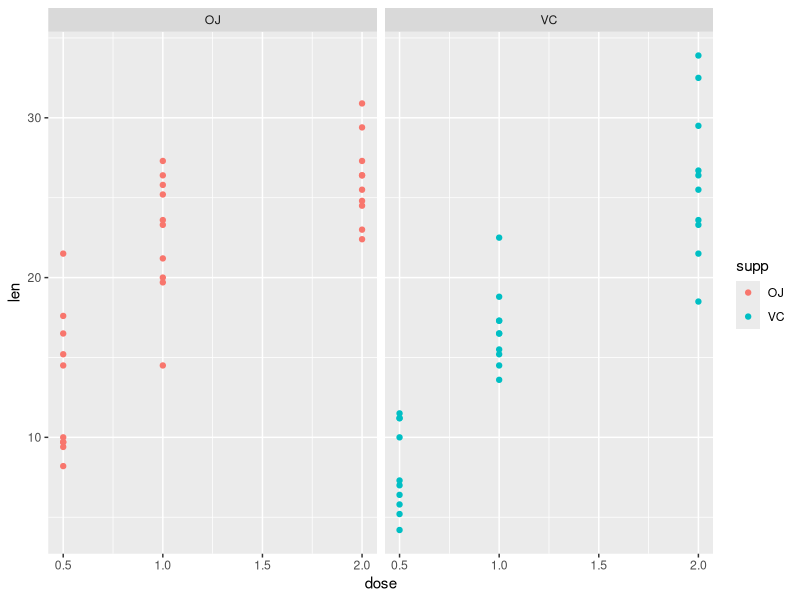

The R script that drew this image:
## ---- chunk 1
knitr::opts_chunk$set(echo = TRUE)
## ---- chunk 2
library(ggplot2)
data(ToothGrowth)
#Basic Information about the Tooth Growth Data
summary(ToothGrowth)
#
head(ToothGrowth)
#
table(ToothGrowth$dose)

####Plot of the two factors
qplot(dose, len, data=ToothGrowth, color=supp, facets=.~supp, geom=c("auto"))

## ---- chunk 3
t.test(len ~ supp, data = ToothGrowth)

## ---- chunk 4
##Subset three dataframes by dosage
d1 <- subset(ToothGrowth, dose == .5)
d2 <- subset(ToothGrowth, dose == 1.0)
d3 <- subset(ToothGrowth, dose == 2.0)

##With Doasage of .5
t.test(len ~supp, var.equal = FALSE, data = d1)

##With Doasage of 1.0
t.test(len ~supp, var.equal = FALSE, data = d2)
##With Doasage of 2.0
t.test(len ~supp, var.equal = FALSE, data = d3)
